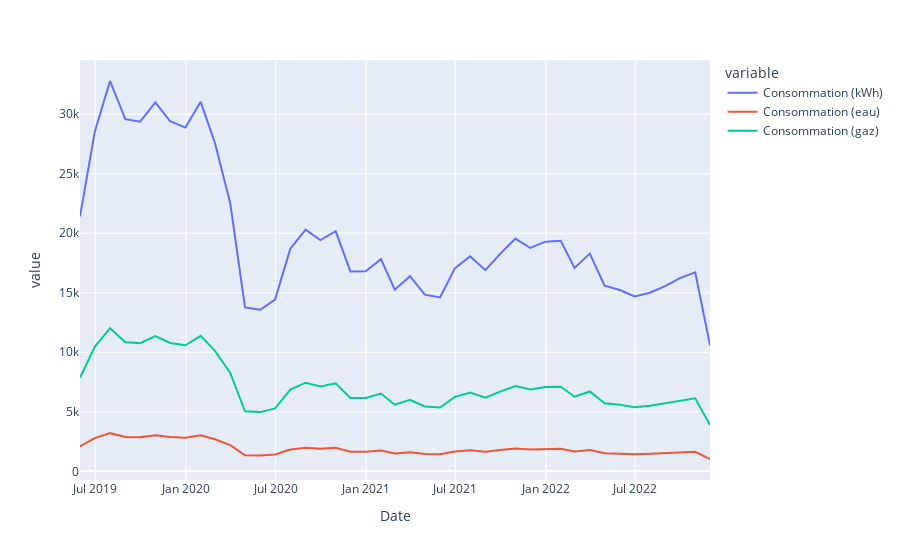

Write notebook code for a chart like this one.
### Code cell
df[['Consommation (kWh)','Consommation (eau)','Consommation (gaz)']].groupby(pd.Grouper(freq="M")).sum().plot()
